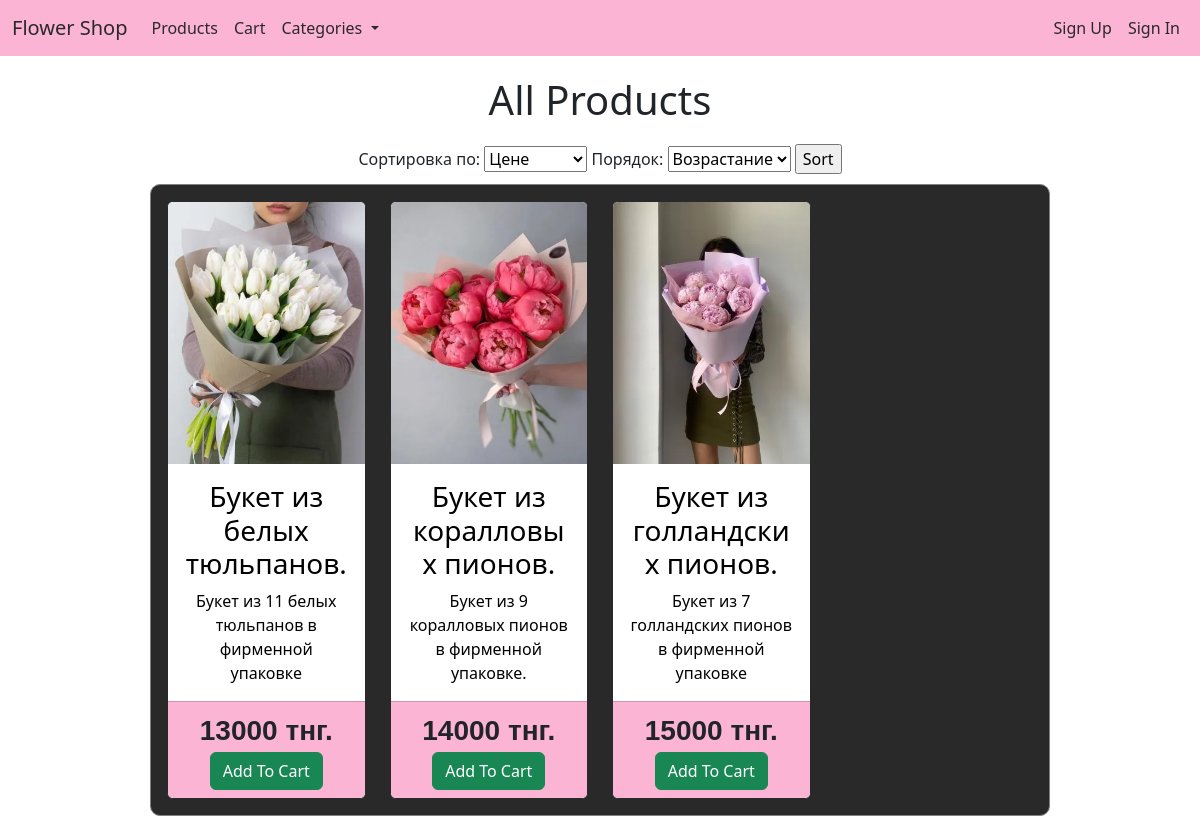
The page /products on the database as committed earlier.
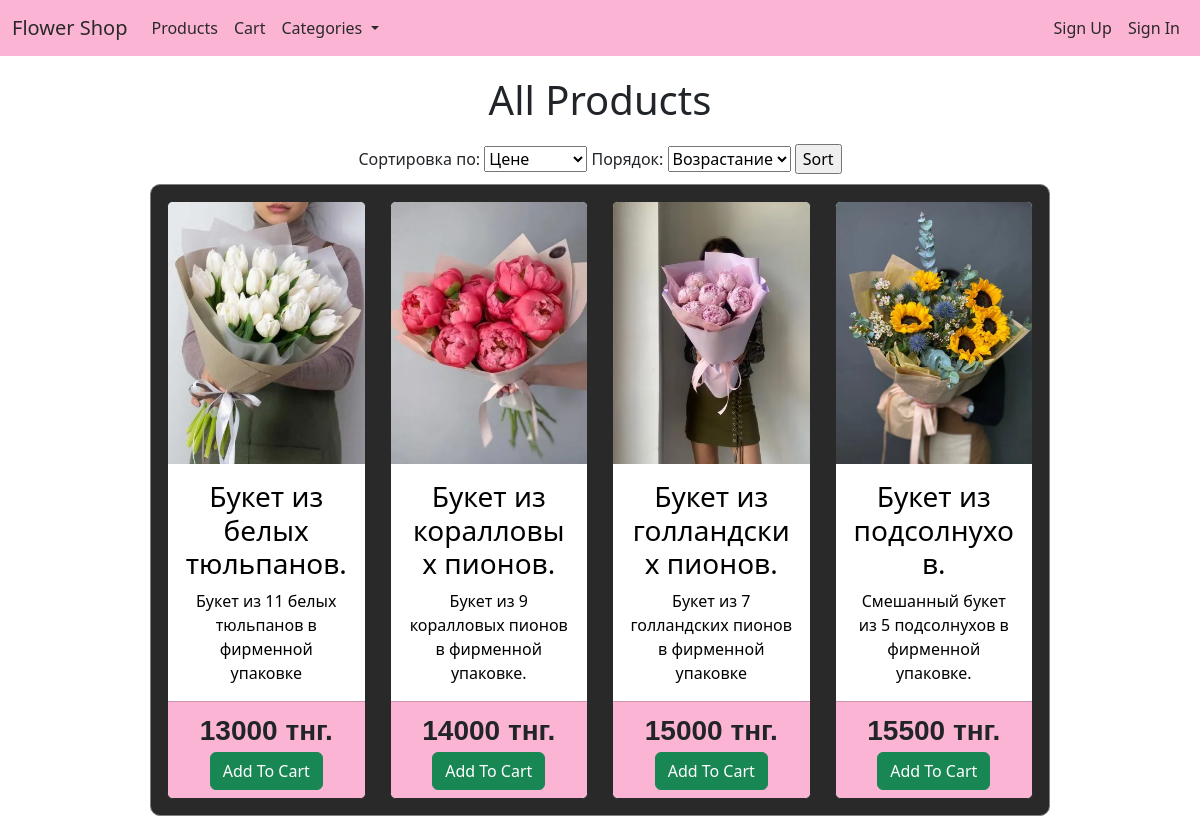
The same page on the database as committed later.
### store/models.py (models this page shows, shortened)
class Product(models.Model):
    name = models.CharField(max_length=100)
    description = models.TextField(null=True, blank=True)
    image = models.ImageField(upload_to='products')
    country = models.CharField(max_length=20, choices=COUNTRY_CHOICES)
    price = models.PositiveIntegerField()
    value = models.DecimalField(max_digits=10, decimal_places=2)
    unit = models.CharField(max_length=20, choices=UNIT_CHOICES)
    category = models.CharField(max_length=20, choices=CATEGORY_CHOICES)
    class Meta:
        verbose_name = 'Product'
        verbose_name_plural = 'Products'

### store/views.py (the view)
# urls.py: path('products', productsView, name='products_url'),
def productsView(request):
    sort_by = request.GET.get('sort_by', 'price')
    order = request.GET.get('order', 'asc')
    products = Product.objects.all()
    if sort_by == 'price':
        products = products.order_by('price') if order == 'asc' else products.order_by('-price')
    elif sort_by == 'name':
        products = products.order_by('name') if order == 'asc' else products.order_by('-name')
    context = {
        'categories': Category.objects.all(),
        'products': products,
        'category': 'All Products'
    }
    return render(request=request, template_name='products.html', context=context)

### store/templates/products.html (shortened to what this page needs)
{% extends 'base.html' %}
{% block content %}
    <h1 align="center" style="margin: 20px;">{{ category }}</h1>
    <form method="get" action="{% url 'products_url' %}">
        <label for="sort_by">Сортировка по:</label>
        <select name="sort_by" id="sort_by">
            <option value="price" {% if request.GET.sort_by == 'price' %}selected{% endif %}>Цене</option>
        </select>
        <label for="order">Порядок:</label>
        <select name="order" id="order">
            <option value="asc" {% if request.GET.order == 'asc' %}selected{% endif %}>Возрастание</option>
        </select>
        <input type="submit" value="Sort">
    </form>
    <div class="w-75 p-3" style="border: 1px solid gray; border-radius: 10px; margin-top: 10px; background-color: #292929;">
        <div class="row row-cols-1 row-cols-md-4 g-4">
            {% for product in products %}
                <div class="col">
                    <div class="card h-100" style="border: 1px solid #292929;">
                        <a href="{% url 'view_product_url' product.id %}" style="text-decoration: none;">
                            <img src="{{ product.image.url }}" class="card-img-top" alt="...">
                            <div class="card-body" style="color: black;">
                                <h3 class="card-title">{{ product.name }}</h3>
                                <p class="card-text">{{ product.description }}</p>
                            </div>
                        </a>
                        <div class="card-footer" style="background-color: #FCB4D5;">
                            <p class="fs-3 fw-semibold" style="margin: 0px; font-family: sans-serif;">
                                {{ product.price }} тнг.
                            </p>
                            <button id="{{ product.id }}" class="btn btn-success"
                                    onclick="addToCart(this.id, '{% url 'add_cart_url' product.id %}')">
                                Add To Cart
                            </button>
                        </div>
                    </div>
                </div>
            {% endfor %}
        </div>
    </div>
{% endblock %}

Rows that differ between the two databases and show on the page:
added Product: image (picture), name "Букет из подсолнухов.", description "Смешанный букет из 5 подсолнухов в фирменной упаковке.", price "15500"
